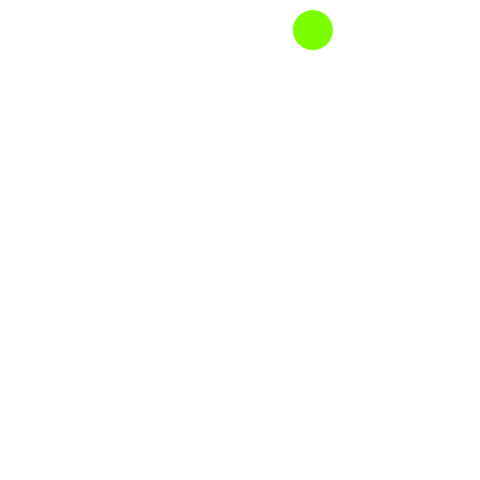
Frame 1 (no input)
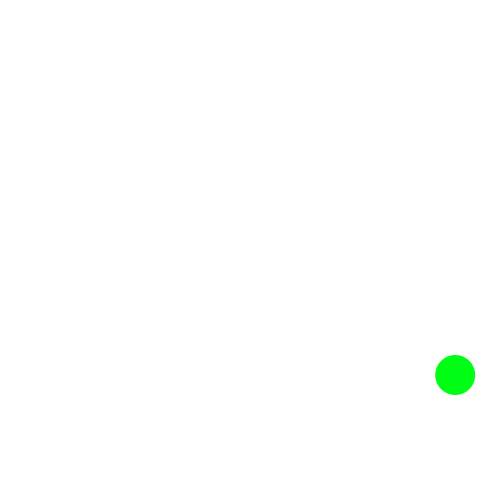
Frame 60 (the mouse pressed at the canvas centre just before this capture)
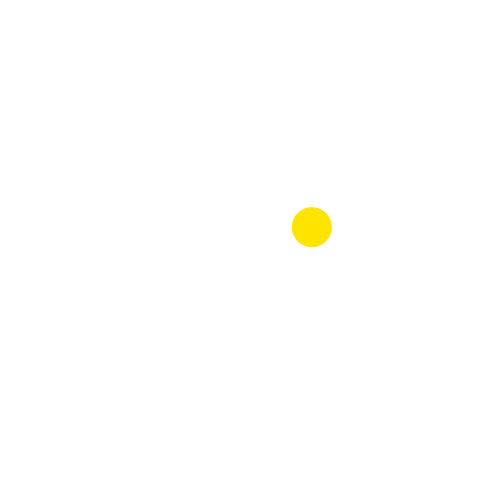
Frame 120 (the mouse held since frame 60 and released just before this capture)

The Processing sketch that drew these frames (run headless with seeded random() and noise(); from frame 60 on, the mouse is pressed at the canvas centre):

// Processing sketch: ballGravityChanging
// ── ballGravityChanging.pde
final float vx0min = -7;            // vxの初期値の下限
final float vx0max = 3;             // vxの初期値の上限
final float vy0min = 4;             // vyの初期値の下限
final float vy0max = 8;            // vyの初期値の上限
final float fps = 60;               // 1秒間あたりのフレーム数
final float gravity = 9.8 / fps;    // 1フレームあたりの重力加速度
final float elas = 0.60;            // 反発係数
final float D = 40;                 // ボールの直径
final float hueMax = 360.0;         // 色相の最大値
Ball Ball0;

void setup() {
  frameRate(fps);
  size(480, 480);
  noStroke();
  colorMode(HSB, hueMax, 100, 100);
  fill(0, 0, 0);
  Ball0=new Ball();
  Ball0.setX(random(Ball0.d / 2, width - Ball0.d / 2));     // ボールの中心のx座標
  Ball0.setY(random(Ball0.d / 2, height / 5));     // ボールの中心のy座標
  Ball0.setVX(random(vx0min, vx0max));           // ボールの速度のx成分
  Ball0.setVY(random(vy0min, vy0max));          // ボールの速度のy成分
  Ball0.setd(D);  //ボールの大きさ
}

void draw() {
  background(0, 0, 100);
  Ball0.move();
  Ball0.draw(Ball0.VX, Ball0.VY);
  ellipse(Ball0.X, Ball0.Y, Ball0.d, Ball0.d);
}

class Ball {
  float X  =0;
  float Y  =0;
  float VX =0;
  float VY =0;
  float d ;
  boolean gravityClash=false;
  void setX(float X) {
    this.X = X;
  }
  void setY(float Y) {
    this.Y = Y;
  }
  void setVX(float VX) {
    this.VX = VX;
  }
  void setVY(float VY) {
    this.VY = VY;
  }
  void setd(float D) {
    this.d = D;
  }
  void move() {
    if(gravityClash==true){
    X  += VX;          // ボールが速度ぶん移動する
    VX += gravity;     // 速度のy成分に重力加速度を加算する
    Y  += VY;          // ボールが速度ぶん移動する
    }else {
    X  += VX;          // ボールが速度ぶん移動する
    VY += gravity;     // 速度のy成分に重力加速度を加算する
    Y  += VY;          // ボールが速度ぶん移動する
    }
    if (X < d / 2) {
      VX = - VX * elas;
      X = d / 2;
    } else if (X > width - d / 2) {
      VX = - VX  * elas;
      X = width - d / 2;
      gravityClash=false;
    }
    if (Y > height - d / 2) {
      VY = - VY * elas;
      Y = height - d / 2;
      gravityClash=true;
    } else if (Y < d / 2) {
      VY = - VY * elas;
      Y = d / 2;
    }
    System.out.println("X座標は"+X+"."+"Y座標は"+Y+"."+"Xの加速度は"+VX+"."+"Yの加速度は"+VY+"."+"ボールの直径は"+d);
  }
  void draw(float vx, float vy) {
    fill(((sqrt(vx * vx + vy * vy) * 16) % hueMax), 100, 100);
  }
}
